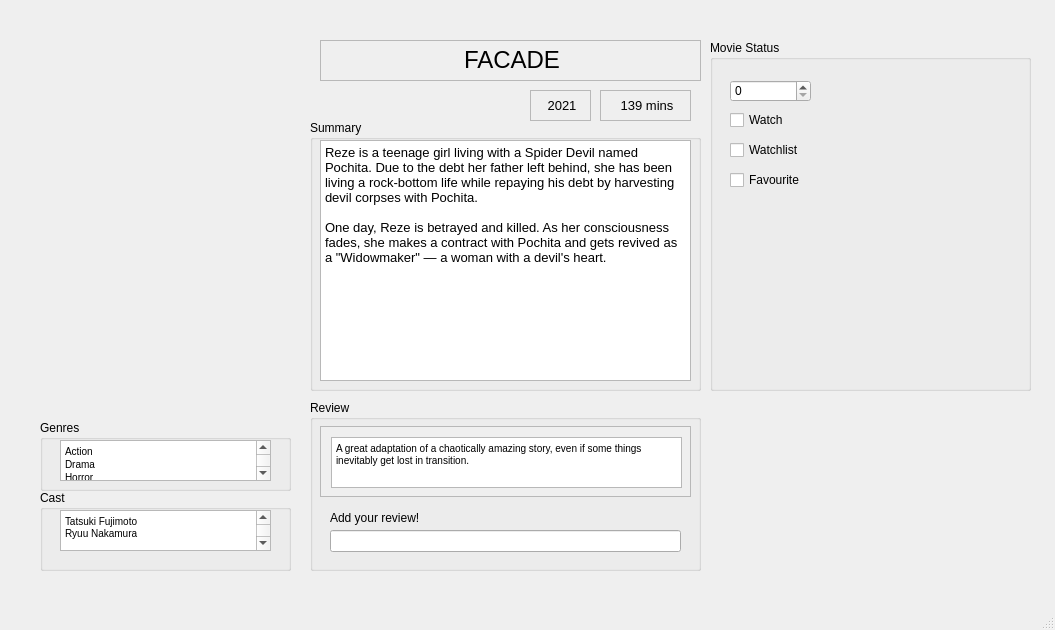
<?xml version="1.0" encoding="UTF-8"?>
<ui version="4.0">
 <class>MainWindow</class>
 <widget class="QMainWindow" name="MainWindow">
  <property name="geometry">
   <rect>
    <x>0</x>
    <y>0</y>
    <width>1055</width>
    <height>630</height>
   </rect>
  </property>
  <property name="windowTitle">
   <string>Movie Details</string>
  </property>
  <widget class="QWidget" name="centralwidget">
   <widget class="QLabel" name="label">
    <property name="geometry">
     <rect>
      <x>40</x>
      <y>40</y>
      <width>251</width>
      <height>371</height>
     </rect>
    </property>
    <property name="text">
     <string/>
    </property>
    <property name="pixmap">
     <pixmap>facade.jpg</pixmap>
    </property>
    <property name="scaledContents">
     <bool>true</bool>
    </property>
   </widget>
   <widget class="QLabel" name="label_2">
    <property name="geometry">
     <rect>
      <x>320</x>
      <y>40</y>
      <width>381</width>
      <height>41</height>
     </rect>
    </property>
    <property name="frameShape">
     <enum>QFrame::StyledPanel</enum>
    </property>
    <property name="frameShadow">
     <enum>QFrame::Plain</enum>
    </property>
    <property name="text">
     <string>&lt;html&gt;&lt;head/&gt;&lt;body&gt;&lt;p align=&quot;center&quot;&gt;&lt;span style=&quot; font-size:18pt;&quot;&gt;FACADE&lt;/span&gt;&lt;/p&gt;&lt;/body&gt;&lt;/html&gt;</string>
    </property>
   </widget>
   <widget class="QLabel" name="label_3">
    <property name="geometry">
     <rect>
      <x>530</x>
      <y>90</y>
      <width>61</width>
      <height>31</height>
     </rect>
    </property>
    <property name="frameShape">
     <enum>QFrame::StyledPanel</enum>
    </property>
    <property name="frameShadow">
     <enum>QFrame::Plain</enum>
    </property>
    <property name="text">
     <string>&lt;html&gt;&lt;head/&gt;&lt;body&gt;&lt;p align=&quot;center&quot;&gt;&lt;span style=&quot; font-size:10pt;&quot;&gt;2021&lt;/span&gt;&lt;/p&gt;&lt;/body&gt;&lt;/html&gt;</string>
    </property>
   </widget>
   <widget class="QLabel" name="label_4">
    <property name="geometry">
     <rect>
      <x>600</x>
      <y>90</y>
      <width>91</width>
      <height>31</height>
     </rect>
    </property>
    <property name="frameShape">
     <enum>QFrame::StyledPanel</enum>
    </property>
    <property name="frameShadow">
     <enum>QFrame::Plain</enum>
    </property>
    <property name="text">
     <string>&lt;html&gt;&lt;head/&gt;&lt;body&gt;&lt;p align=&quot;center&quot;&gt;&lt;span style=&quot; font-size:10pt;&quot;&gt;139 mins&lt;/span&gt;&lt;/p&gt;&lt;/body&gt;&lt;/html&gt;</string>
    </property>
   </widget>
   <widget class="QGroupBox" name="groupBox">
    <property name="geometry">
     <rect>
      <x>310</x>
      <y>120</y>
      <width>391</width>
      <height>271</height>
     </rect>
    </property>
    <property name="title">
     <string>Summary</string>
    </property>
    <widget class="QTextBrowser" name="textBrowser">
     <property name="geometry">
      <rect>
       <x>10</x>
       <y>20</y>
       <width>371</width>
       <height>241</height>
      </rect>
     </property>
     <property name="html">
      <string>&lt;!DOCTYPE HTML PUBLIC &quot;-//W3C//DTD HTML 4.0//EN&quot; &quot;http://www.w3.org/TR/REC-html40/strict.dtd&quot;&gt;
&lt;html&gt;&lt;head&gt;&lt;meta name=&quot;qrichtext&quot; content=&quot;1&quot; /&gt;&lt;style type=&quot;text/css&quot;&gt;
p, li { white-space: pre-wrap; }
&lt;/style&gt;&lt;/head&gt;&lt;body style=&quot; font-family:'MS Shell Dlg 2'; font-size:7.8pt; font-weight:400; font-style:normal;&quot;&gt;
&lt;p style=&quot; margin-top:0px; margin-bottom:0px; margin-left:0px; margin-right:0px; -qt-block-indent:0; text-indent:0px;&quot;&gt;&lt;span style=&quot; font-size:10pt;&quot;&gt;Reze is a teenage girl living with a Spider Devil named Pochita. Due to the debt her father left behind, she has been living a rock-bottom life while repaying his debt by harvesting devil corpses with Pochita.&lt;br /&gt;&lt;br /&gt;One day, Reze is betrayed and killed. As her consciousness fades, she makes a contract with Pochita and gets revived as a &amp;quot;Widowmaker&amp;quot; — a woman with a devil's heart.&lt;/span&gt;&lt;/p&gt;&lt;/body&gt;&lt;/html&gt;</string>
     </property>
    </widget>
   </widget>
   <widget class="QGroupBox" name="groupBox_2">
    <property name="geometry">
     <rect>
      <x>310</x>
      <y>400</y>
      <width>391</width>
      <height>171</height>
     </rect>
    </property>
    <property name="title">
     <string>Review</string>
    </property>
    <widget class="QLineEdit" name="lineEdit">
     <property name="geometry">
      <rect>
       <x>20</x>
       <y>130</y>
       <width>351</width>
       <height>22</height>
      </rect>
     </property>
    </widget>
    <widget class="QScrollArea" name="scrollArea">
     <property name="geometry">
      <rect>
       <x>10</x>
       <y>26</y>
       <width>371</width>
       <height>71</height>
      </rect>
     </property>
     <property name="widgetResizable">
      <bool>true</bool>
     </property>
     <widget class="QWidget" name="scrollAreaWidgetContents">
      <property name="geometry">
       <rect>
        <x>0</x>
        <y>0</y>
        <width>369</width>
        <height>69</height>
       </rect>
      </property>
      <widget class="QTextEdit" name="textEdit">
       <property name="geometry">
        <rect>
         <x>10</x>
         <y>10</y>
         <width>351</width>
         <height>51</height>
        </rect>
       </property>
       <property name="html">
        <string>&lt;!DOCTYPE HTML PUBLIC &quot;-//W3C//DTD HTML 4.0//EN&quot; &quot;http://www.w3.org/TR/REC-html40/strict.dtd&quot;&gt;
&lt;html&gt;&lt;head&gt;&lt;meta name=&quot;qrichtext&quot; content=&quot;1&quot; /&gt;&lt;style type=&quot;text/css&quot;&gt;
p, li { white-space: pre-wrap; }
&lt;/style&gt;&lt;/head&gt;&lt;body style=&quot; font-family:'MS Shell Dlg 2'; font-size:7.8pt; font-weight:400; font-style:normal;&quot;&gt;
&lt;p style=&quot; margin-top:0px; margin-bottom:0px; margin-left:0px; margin-right:0px; -qt-block-indent:0; text-indent:0px;&quot;&gt;A great adaptation of a chaotically amazing story, even if some things inevitably get lost in transition.&lt;/p&gt;&lt;/body&gt;&lt;/html&gt;</string>
       </property>
      </widget>
     </widget>
    </widget>
    <widget class="QLabel" name="label_5">
     <property name="geometry">
      <rect>
       <x>20</x>
       <y>110</y>
       <width>101</width>
       <height>16</height>
      </rect>
     </property>
     <property name="text">
      <string>Add your review!</string>
     </property>
    </widget>
   </widget>
   <widget class="QGroupBox" name="groupBox_3">
    <property name="geometry">
     <rect>
      <x>710</x>
      <y>40</y>
      <width>321</width>
      <height>351</height>
     </rect>
    </property>
    <property name="title">
     <string>Movie Status</string>
    </property>
    <property name="checkable">
     <bool>false</bool>
    </property>
    <widget class="QCheckBox" name="checkBox">
     <property name="enabled">
      <bool>true</bool>
     </property>
     <property name="geometry">
      <rect>
       <x>20</x>
       <y>70</y>
       <width>131</width>
       <height>20</height>
      </rect>
     </property>
     <property name="text">
      <string>Watch</string>
     </property>
     <property name="icon">
      <iconset>
       <normaloff>heart.png</normaloff>
       <normalon>heart(1).png</normalon>heart.png</iconset>
     </property>
     <property name="checkable">
      <bool>true</bool>
     </property>
     <property name="checked">
      <bool>false</bool>
     </property>
     <property name="autoExclusive">
      <bool>false</bool>
     </property>
    </widget>
    <widget class="QSpinBox" name="spinBox">
     <property name="geometry">
      <rect>
       <x>20</x>
       <y>40</y>
       <width>81</width>
       <height>22</height>
      </rect>
     </property>
     <property name="maximum">
      <number>10</number>
     </property>
    </widget>
    <widget class="QCheckBox" name="checkBox_2">
     <property name="geometry">
      <rect>
       <x>20</x>
       <y>100</y>
       <width>131</width>
       <height>20</height>
      </rect>
     </property>
     <property name="text">
      <string>Watchlist</string>
     </property>
    </widget>
    <widget class="QCheckBox" name="checkBox_5">
     <property name="geometry">
      <rect>
       <x>20</x>
       <y>130</y>
       <width>81</width>
       <height>20</height>
      </rect>
     </property>
     <property name="text">
      <string>Favourite</string>
     </property>
    </widget>
   </widget>
   <widget class="QGroupBox" name="groupBox_6">
    <property name="geometry">
     <rect>
      <x>40</x>
      <y>490</y>
      <width>251</width>
      <height>81</height>
     </rect>
    </property>
    <property name="title">
     <string>Cast</string>
    </property>
    <widget class="QTextBrowser" name="textBrowser_4">
     <property name="geometry">
      <rect>
       <x>20</x>
       <y>20</y>
       <width>211</width>
       <height>41</height>
      </rect>
     </property>
     <property name="html">
      <string>&lt;!DOCTYPE HTML PUBLIC &quot;-//W3C//DTD HTML 4.0//EN&quot; &quot;http://www.w3.org/TR/REC-html40/strict.dtd&quot;&gt;
&lt;html&gt;&lt;head&gt;&lt;meta name=&quot;qrichtext&quot; content=&quot;1&quot; /&gt;&lt;style type=&quot;text/css&quot;&gt;
p, li { white-space: pre-wrap; }
&lt;/style&gt;&lt;/head&gt;&lt;body style=&quot; font-family:'MS Shell Dlg 2'; font-size:7.8pt; font-weight:400; font-style:normal;&quot;&gt;
&lt;p style=&quot; margin-top:0px; margin-bottom:0px; margin-left:0px; margin-right:0px; -qt-block-indent:0; text-indent:0px;&quot;&gt;Tatsuki Fujimoto&lt;br /&gt;Ryuu Nakamura&lt;/p&gt;
&lt;p style=&quot;-qt-paragraph-type:empty; margin-top:0px; margin-bottom:0px; margin-left:0px; margin-right:0px; -qt-block-indent:0; text-indent:0px;&quot;&gt;&lt;br /&gt;&lt;/p&gt;&lt;/body&gt;&lt;/html&gt;</string>
     </property>
    </widget>
   </widget>
   <widget class="QGroupBox" name="groupBox_4">
    <property name="geometry">
     <rect>
      <x>40</x>
      <y>420</y>
      <width>251</width>
      <height>71</height>
     </rect>
    </property>
    <property name="title">
     <string>Genres</string>
    </property>
    <widget class="QTextBrowser" name="textBrowser_2">
     <property name="geometry">
      <rect>
       <x>20</x>
       <y>20</y>
       <width>211</width>
       <height>41</height>
      </rect>
     </property>
     <property name="html">
      <string>&lt;!DOCTYPE HTML PUBLIC &quot;-//W3C//DTD HTML 4.0//EN&quot; &quot;http://www.w3.org/TR/REC-html40/strict.dtd&quot;&gt;
&lt;html&gt;&lt;head&gt;&lt;meta name=&quot;qrichtext&quot; content=&quot;1&quot; /&gt;&lt;style type=&quot;text/css&quot;&gt;
p, li { white-space: pre-wrap; }
&lt;/style&gt;&lt;/head&gt;&lt;body style=&quot; font-family:'MS Shell Dlg 2'; font-size:7.8pt; font-weight:400; font-style:normal;&quot;&gt;
&lt;p style=&quot; margin-top:0px; margin-bottom:0px; margin-left:0px; margin-right:0px; -qt-block-indent:0; text-indent:0px;&quot;&gt;Action&lt;/p&gt;
&lt;p style=&quot; margin-top:0px; margin-bottom:0px; margin-left:0px; margin-right:0px; -qt-block-indent:0; text-indent:0px;&quot;&gt;Drama&lt;/p&gt;
&lt;p style=&quot; margin-top:0px; margin-bottom:0px; margin-left:0px; margin-right:0px; -qt-block-indent:0; text-indent:0px;&quot;&gt;Horror &lt;/p&gt;
&lt;p style=&quot; margin-top:0px; margin-bottom:0px; margin-left:0px; margin-right:0px; -qt-block-indent:0; text-indent:0px;&quot;&gt;Supernatural&lt;/p&gt;&lt;/body&gt;&lt;/html&gt;</string>
     </property>
    </widget>
   </widget>
  </widget>
  <widget class="QMenuBar" name="menubar">
   <property name="geometry">
    <rect>
     <x>0</x>
     <y>0</y>
     <width>1055</width>
     <height>26</height>
    </rect>
   </property>
  </widget>
  <widget class="QStatusBar" name="statusbar"/>
 </widget>
 <resources/>
 <connections/>
</ui>
